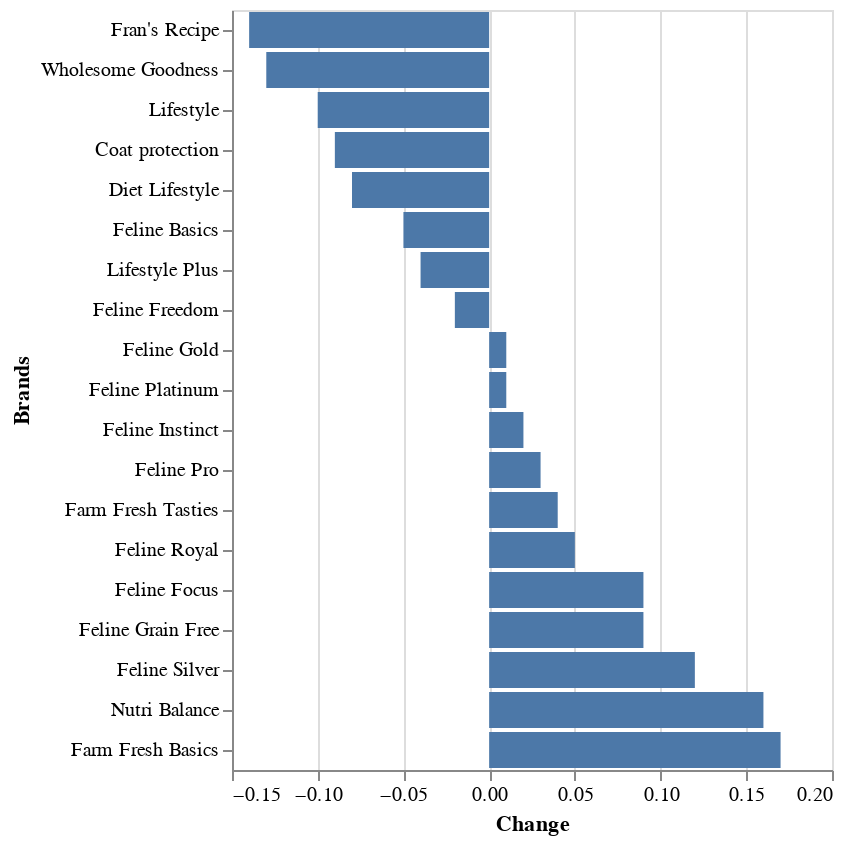

Here is the notebook cell this chart was saved with:
### Code cell
# Not sorted graph

alt.Chart(table).mark_bar().encode(
    x = "Change",
    y = alt.Y("Brands", sort = None))

### Figure 1 — Vega-Lite specification as saved in the notebook (floating-point values rounded to 4 significant figures)
{"config": {"view": {"continuousWidth": 300, "continuousHeight": 300}}, "data": {"name": "data-9ee411e192bdf834e5a77b44a346fa8f"}, "mark": {"type": "bar"}, "encoding": {"x": {"field": "Change", "type": "quantitative"}, "y": {"field": "Brands", "sort": null, "type": "nominal"}}, "$schema": "https://vega.github.io/schema/vega-lite/v5.15.1.json", "datasets": {"data-9ee411e192bdf834e5a77b44a346fa8f": [{"spacing for dot plot": 0, "Brands": "Fran's Recipe", "Change": -0.14}, {"spacing for dot plot": 1, "Brands": "Wholesome Goodness", "Change": -0.13}, {"spacing for dot plot": 2, "Brands": "Lifestyle", "Change": -0.1}, {"spacing for dot plot": 3, "Brands": "Coat protection", "Change": -0.09}, {"spacing for dot plot": 4, "Brands": "Diet Lifestyle", "Change": -0.08}, {"spacing for dot plot": 5, "Brands": "Feline Basics", "Change": -0.05}, {"spacing for dot plot": 6, "Brands": "Lifestyle Plus", "Change": -0.04}, {"spacing for dot plot": 7, "Brands": "Feline Freedom", "Change": -0.02}, {"spacing for dot plot": 8, "Brands": "Feline Gold", "Change": 0.01}, {"spacing for dot plot": 9, "Brands": "Feline Platinum", "Change": 0.01}, {"spacing for dot plot": 10, "Brands": "Feline Instinct", "Change": 0.02}, {"spacing for dot plot": 11, "Brands": "Feline Pro", "Change": 0.03}, {"spacing for dot plot": 12, "Brands": "Farm Fresh Tasties", "Change": 0.04}, {"spacing for dot plot": 13, "Brands": "Feline Royal", "Change": 0.05}, {"spacing for dot plot": 14, "Brands": "Feline Focus", "Change": 0.09}, {"spacing for dot plot": 15, "Brands": "Feline Grain Free", "Change": 0.09}, {"spacing for dot plot": 16, "Brands": "Feline Silver", "Change": 0.12}, {"spacing for dot plot": 17, "Brands": "Nutri Balance", "Change": 0.16}, {"spacing for dot plot": 18, "Brands": "Farm Fresh Basics", "Change": 0.17}]}}
